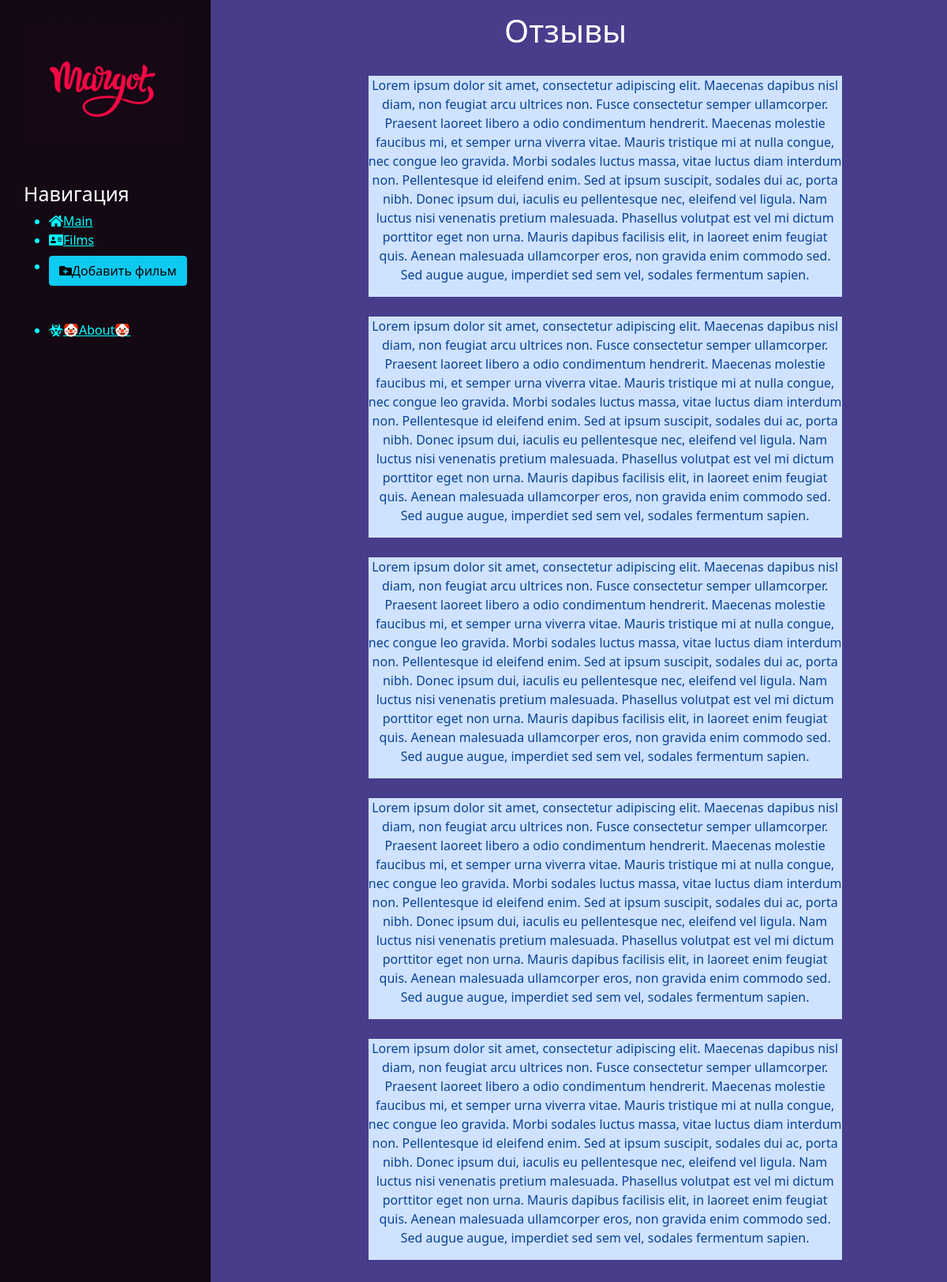
Screenshot of /margo/review/1 with the database file from the repository.
### margo/models.py (models this page shows, shortened)
class Answer(models.Model):
    article = models.ForeignKey(
        'Articles', on_delete=models.CASCADE, verbose_name='Фильм')
    text = models.TextField(verbose_name='Отзыв')
    class Meta:
        verbose_name = 'Ответ'
        verbose_name_plural = 'Ответы'

### margo/views.py (the view)
def MargoReviewView(request, pk):
    film = Articles.objects.get(pk=pk)
    answers = Answer.objects.filter(article=film)
    context = {'answers': answers}
    return render(request, 'margo/review.html', context)

### margo/templates/margo/review.html (shortened to what this page needs)
{% extends 'main/layout.html' %}
{% block content %}
    <div class="features">
        <h1>Отзывы</h1>
    </div>
{% for answer in answers %}
    <div class="flex alert-primary w-50">
        <p class="">{{ answer.text }}</p>
    </div>
{% endfor %}
{% endblock %}

### main/static/main/css/main.css (style rules this page uses)
body { background: #483D8B ; }
main .features { float: left; color: #fff; text-align: center; margin-top: 15px; width: 75%; }
.flex { float: left; margin-left: 200px; margin-top: 25px; text-align: center; }

### rows the page displays
Answer: text "Lorem ipsum dolor sit amet, consectetur adipiscing elit. Maecenas dapibus nisl diam, non feugiat arcu ultrices non. Fusce consectetur semper ullamcorper. Praesent laoreet libero a odio condimentum hendrerit. Maecenas molestie faucibus mi, et semper urna viverra vitae. Mauris tristique mi at nulla congue, nec congue leo gravida. Morbi sodales luctus massa, vitae luctus diam interdum non. Pellentesque id eleifend enim. Sed at ipsum suscipit, sodales dui ac, porta nibh. Donec ipsum dui, iaculis eu pellentesque nec, eleifend vel ligula. Nam luctus nisi venenatis pretium malesuada. Phasellus volutpat est vel mi dictum porttitor eget non urna. Mauris dapibus facilisis elit, in laoreet enim…"
Answer: text "Lorem ipsum dolor sit amet, consectetur adipiscing elit. Maecenas dapibus nisl diam, non feugiat arcu ultrices non. Fusce consectetur semper ullamcorper. Praesent laoreet libero a odio condimentum hendrerit. Maecenas molestie faucibus mi, et semper urna viverra vitae. Mauris tristique mi at nulla congue, nec congue leo gravida. Morbi sodales luctus massa, vitae luctus diam interdum non. Pellentesque id eleifend enim. Sed at ipsum suscipit, sodales dui ac, porta nibh. Donec ipsum dui, iaculis eu pellentesque nec, eleifend vel ligula. Nam luctus nisi venenatis pretium malesuada. Phasellus volutpat est vel mi dictum porttitor eget non urna. Mauris dapibus facilisis elit, in laoreet enim…"
Answer: text "Lorem ipsum dolor sit amet, consectetur adipiscing elit. Maecenas dapibus nisl diam, non feugiat arcu ultrices non. Fusce consectetur semper ullamcorper. Praesent laoreet libero a odio condimentum hendrerit. Maecenas molestie faucibus mi, et semper urna viverra vitae. Mauris tristique mi at nulla congue, nec congue leo gravida. Morbi sodales luctus massa, vitae luctus diam interdum non. Pellentesque id eleifend enim. Sed at ipsum suscipit, sodales dui ac, porta nibh. Donec ipsum dui, iaculis eu pellentesque nec, eleifend vel ligula. Nam luctus nisi venenatis pretium malesuada. Phasellus volutpat est vel mi dictum porttitor eget non urna. Mauris dapibus facilisis elit, in laoreet enim…"
Answer: text "Lorem ipsum dolor sit amet, consectetur adipiscing elit. Maecenas dapibus nisl diam, non feugiat arcu ultrices non. Fusce consectetur semper ullamcorper. Praesent laoreet libero a odio condimentum hendrerit. Maecenas molestie faucibus mi, et semper urna viverra vitae. Mauris tristique mi at nulla congue, nec congue leo gravida. Morbi sodales luctus massa, vitae luctus diam interdum non. Pellentesque id eleifend enim. Sed at ipsum suscipit, sodales dui ac, porta nibh. Donec ipsum dui, iaculis eu pellentesque nec, eleifend vel ligula. Nam luctus nisi venenatis pretium malesuada. Phasellus volutpat est vel mi dictum porttitor eget non urna. Mauris dapibus facilisis elit, in laoreet enim…"
Answer: text "Lorem ipsum dolor sit amet, consectetur adipiscing elit. Maecenas dapibus nisl diam, non feugiat arcu ultrices non. Fusce consectetur semper ullamcorper. Praesent laoreet libero a odio condimentum hendrerit. Maecenas molestie faucibus mi, et semper urna viverra vitae. Mauris tristique mi at nulla congue, nec congue leo gravida. Morbi sodales luctus massa, vitae luctus diam interdum non. Pellentesque id eleifend enim. Sed at ipsum suscipit, sodales dui ac, porta nibh. Donec ipsum dui, iaculis eu pellentesque nec, eleifend vel ligula. Nam luctus nisi venenatis pretium malesuada. Phasellus volutpat est vel mi dictum porttitor eget non urna. Mauris dapibus facilisis elit, in laoreet enim…"
